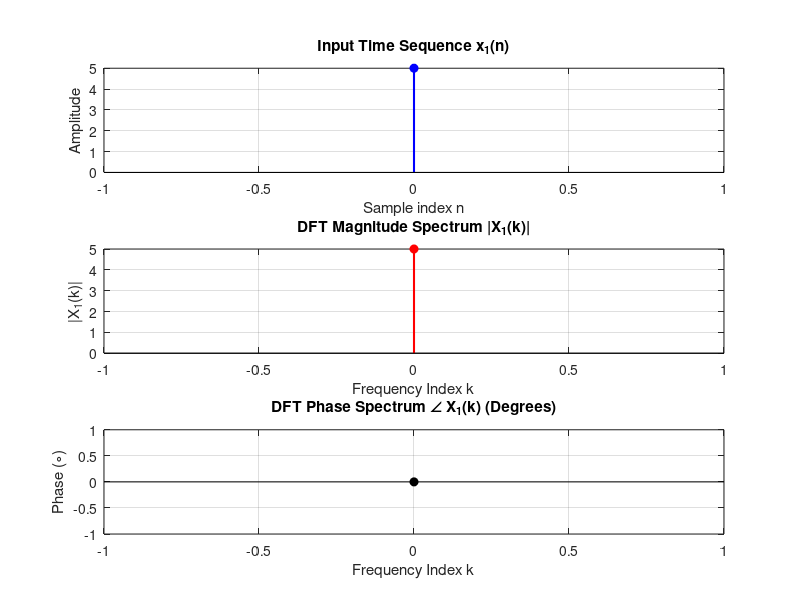

Here is the MATLAB script that generated this plot:
clc;
clearvars;
close all;

%% Output Directory Setup
output_dir = fullfile(fileparts(mfilename('fullpath')), 'outputs');
if ~exist(output_dir, 'dir')
    mkdir(output_dir);
end

%% Input Sequence (with automated fallback)
if ~exist('x1_n', 'var') || isempty(x1_n)
    try
        x1_n = input('Enter the sequence x1(n) [default: [1 2 3 4 4 3 2 1]]: ');
    catch
        x1_n = [];
    end
    if isempty(x1_n), x1_n = [1, 2, 3, 4, 4, 3, 2, 1]; end
end

N1 = length(x1_n);
N = N1;

%% Zero Padding & Buffer Allocation
x1_pad = [x1_n, zeros(1, N - N1)];
X1_n = zeros(1, N);

%% Compute N-point DFT using definition
for k = 0:N-1
    for n = 0:N-1
       X1_n(k+1) = X1_n(k+1) + x1_pad(n+1) * exp((-1i * 2 * pi * k * n) / N);
    end
end

%% Magnitude and Phase Spectra
magnitude = abs(X1_n);
phase = angle(X1_n);
phase_unwrapped = unwrap(phase);
phase_deg = rad2deg(phase_unwrapped);

%% Plotting of the Sequence and Spectra
n_idx = 0:1:N-1;

fig = figure('Name', 'DFT Magnitude & Phase Visualization', 'Position', [100, 100, 750, 750], 'Visible', 'off');

subplot(3,1,1);
stem(n_idx, x1_n, 'b', 'LineWidth', 1.5, 'MarkerFaceColor', 'b');
title('Input Time Sequence x_1(n)'); 
xlabel('Sample index n'); 
ylabel('Amplitude');
grid on;

subplot(3,1,2);
stem(n_idx, magnitude, 'r', 'LineWidth', 1.5, 'MarkerFaceColor', 'r');
title('DFT Magnitude Spectrum |X_1(k)|');
xlabel('Frequency Index k');
ylabel('|X_1(k)|');
grid on;

subplot(3,1,3);
stem(n_idx, phase_deg, 'k', 'LineWidth', 1.5, 'MarkerFaceColor', 'k');
title('DFT Phase Spectrum \angle X_1(k) (Degrees)');
xlabel('Frequency Index k');
ylabel('Phase (\circ)');
grid on;

%% Display Results in Command Window
disp('Input Sequence x1(n):');
disp(x1_n);

disp('DFT of X1(n):');
disp(X1_n);

disp('Magnitude |X1(k)|:');
disp(magnitude);

disp('Phase in degrees (unwrapped):');
disp(phase_deg);

saveas(fig, fullfile(output_dir, 'dft_visualization.png'));
close(fig);
fprintf('Saved figure to %s\n', fullfile(output_dir, 'dft_visualization.png'));
